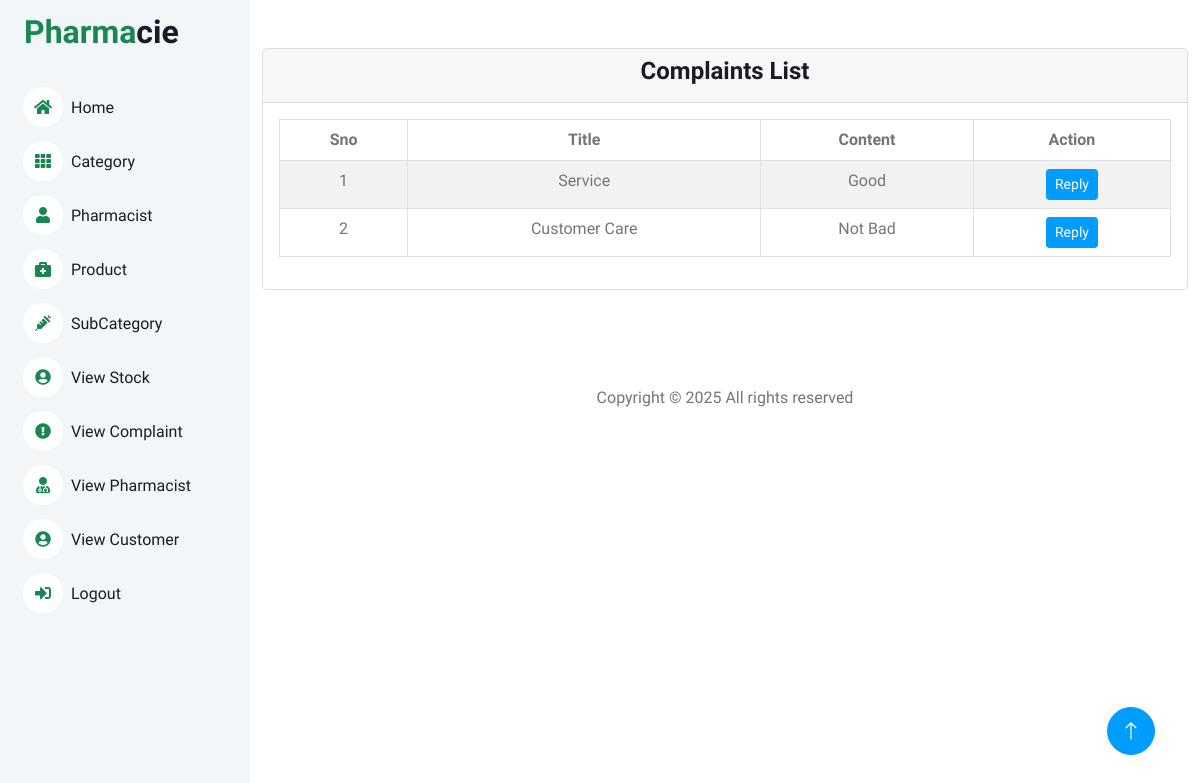
Screenshot of /Project/Admin/ViewComplaint.php with the database file from the repository.
### tables this page shows
CREATE TABLE `tbl_complaint` (
  `complaint_id` int(11) NOT NULL,
  `complaint_title` varchar(100) NOT NULL,
  `complaint_content` longtext NOT NULL,
  `complaint_reply` longtext NOT NULL,
  `complaint_status` int(11) NOT NULL
);

### Project/Admin/ViewComplaint.php (the view, shortened to what this page needs)
<?php
include("../Assets/Connection/Connection.php");
include("Head.php");
?>
<!DOCTYPE html PUBLIC "-//W3C//DTD XHTML 1.0 Transitional//EN" "http://www.w3.org/TR/xhtml1/DTD/xhtml1-transitional.dtd">
<html xmlns="http://www.w3.org/1999/xhtml">
<head>
</head>
<body>
    <div class="container mt-5">
        <div class="card">
            <div class="card-header text-center">
                <h4>Complaints List</h4>
            </div>
            <div class="card-body">
                <table class="table table-bordered table-striped">
                    <thead class="thead-dark">
                        <tr align="center">
                            <th scope="col">Sno</th>
                            <th scope="col">Title</th>
                            <th scope="col">Content</th>
                            <th scope="col">Action</th>
                        </tr>
                    </thead>
                    <tbody>
                        <?php
                        $SelQry = "Select * from tbl_complaint";
                        $result = $con->query($SelQry);
                        $i = 0;
                        while ($data = $result->fetch_assoc()) {
                            $i++;
                        ?>
                            <tr align="center">
                                <td><?php echo $i; ?></td>
                                <td><?php echo $data["complaint_title"]; ?></td>
                                <td><?php echo $data["complaint_content"]; ?></td>
                                <td align="center">
                                    <a href="Reply.php?did=<?php echo $data["complaint_id"]; ?>" class="btn btn-primary btn-sm">Reply</a>
                                </td>
                            </tr>
                        <?php
                        }
                        ?>
                    </tbody>
                </table>
            </div>
        </div>
    </div>
</body>
</html>
<?php
include("Foot.php");
?>

### Project/Assets/Templates/Admin/css/style.css (style rules this page uses)
:root { --primary: #009CFF; --light: #F3F6F9; --dark: #191C24; }
.btn { transition: .5s; }
.btn.btn-primary { color: #FFFFFF; }

### rows the page displays
tbl_complaint: complaint_title "Service", complaint_content "Good"
tbl_complaint: complaint_title "Customer Care", complaint_content "Not Bad"
